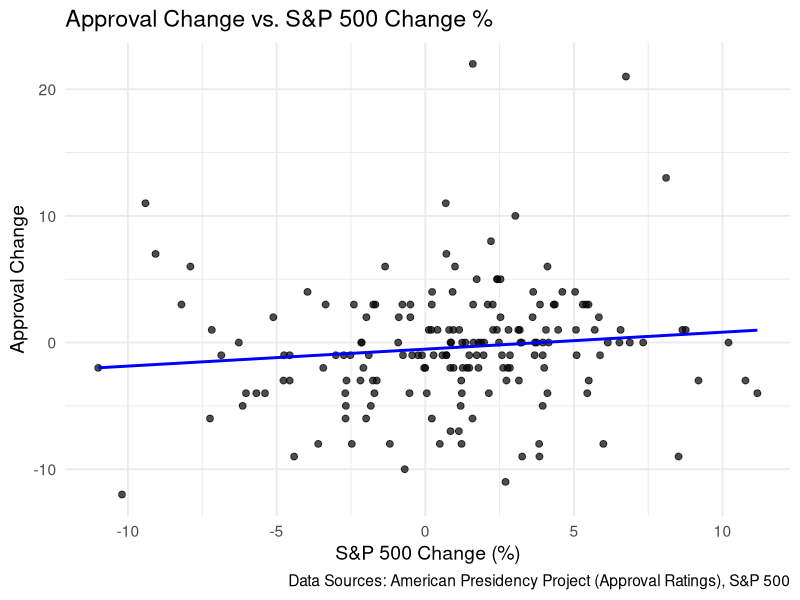

This chart was generated by the following R code:
## ---- chunk 1
library(readr)
library(tidyverse)
library(dplyr)
library(ggplot2)

#Approval Ratings Data
presApproval <- read_csv("data/PresApproval.csv")

presApproval$Date <- dmy(paste("01", presApproval$Date)) 
presApproval$Date <- format(presApproval$Date, "%m/%Y")

#S&P 500 Data
SPObama <- read_csv("data/ObamaSP500.csv")
SPBush2 <- read_csv("data/Bush2SP500.csv")
SPClinton <- read_csv("data/ClintonSP500.csv")
SPBush1 <- read_csv("data/Bush1SP500.csv")
SPCarter <- read_csv("data/CarterSP500.csv")
 

SPObama$Date <- mdy(SPObama$Date)           
SPObama$Date <- format(SPObama$Date, "%m/%Y")

SPBush2$Date <- mdy(SPBush2$Date)           
SPBush2$Date <- format(SPBush2$Date, "%m/%Y")

SPClinton$Date <- mdy(SPClinton$Date)           
SPClinton$Date <- format(SPClinton$Date, "%m/%Y")

SPBush1$Date <- mdy(SPBush1$Date)           
SPBush1$Date <- format(SPBush1$Date, "%m/%Y")

SPCarter$Date <- mdy(SPCarter$Date)           
SPCarter$Date <- format(SPCarter$Date, "%m/%Y")



SPTotal <- bind_rows(SPObama, SPBush2, SPClinton, SPBush1, SPCarter)

resultTotal <- inner_join(presApproval, SPTotal, by = "Date")

resultTotal <- resultTotal |>
  mutate(`Change %` = as.numeric(gsub("%", "", `Change %`)))

resultTotal






plot2 <- ggplot(data = resultTotal, aes(x = `Change %`, y = `Change`)) +
  geom_point(size = 2, color = "black", alpha = 0.7) + 
  geom_smooth(method = "lm", se = FALSE, color = "blue", size = 1) +
  labs(
    title = "Approval Change vs. S&P 500 Change %",
    x = "S&P 500 Change (%)",
    y = "Approval Change",
    caption = "Data Sources: American Presidency Project (Approval Ratings), S&P 500"
  ) +
  theme_minimal(base_size = 14)


plot2


